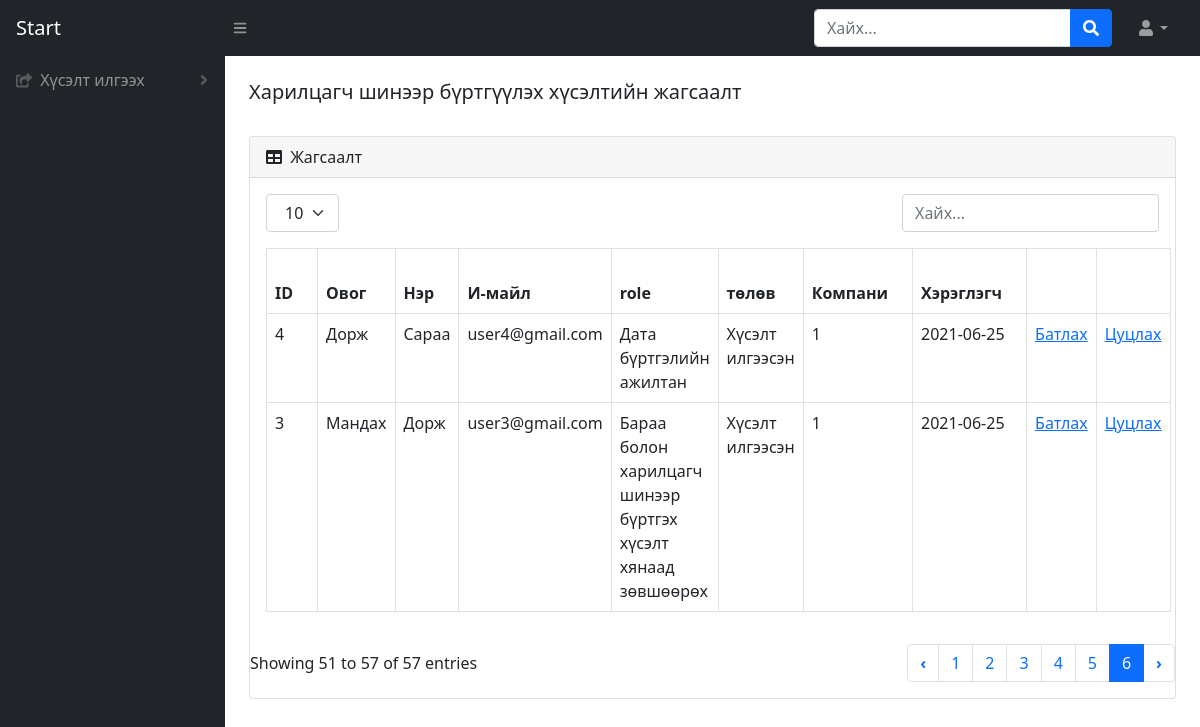
The app's page /reg-list, older data.
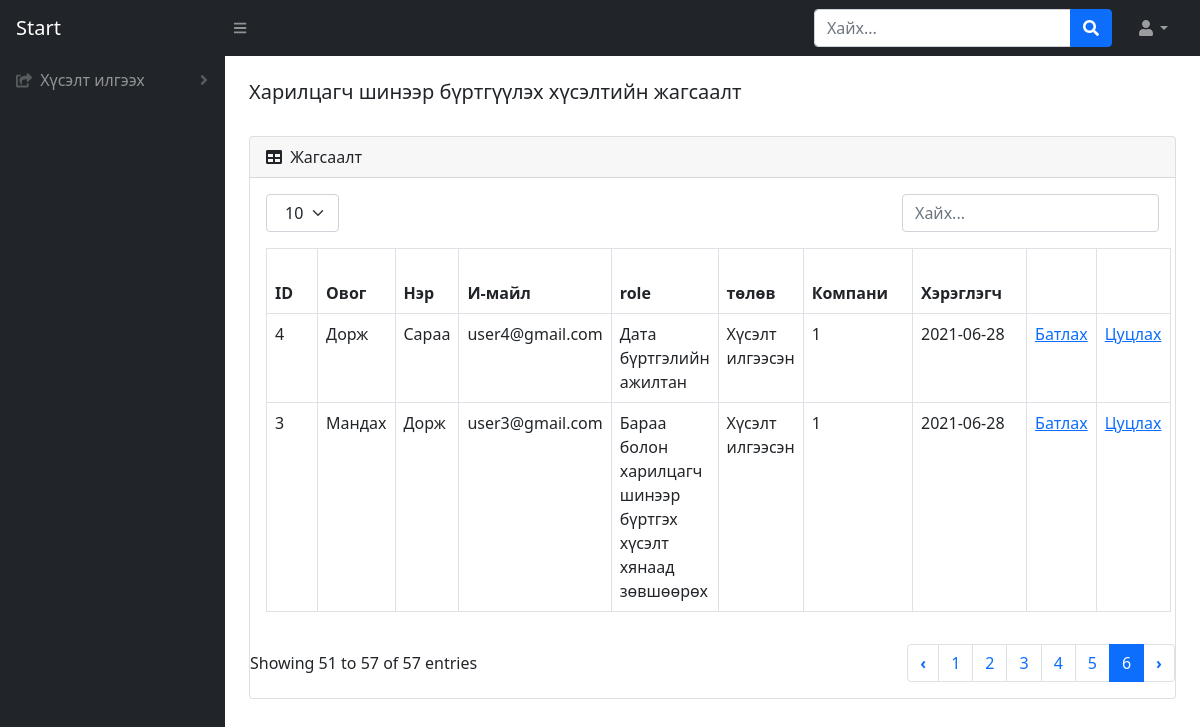
The same page, newer data.
### BMweb/models.py (models this page shows, shortened)
class Hereglegch(models.Model):
    ovog=models.CharField(max_length=300, verbose_name=_("Хэрэглэгчийн овог"))
    ner=models.CharField(max_length=300, verbose_name=_("Хэрэглэгчийн нэр"))
    mail = models.CharField(max_length=300, verbose_name=_("И-мейл хаяг"))
    role = models.ForeignKey(HereglegchRole, on_delete=CASCADE ,verbose_name=_("Эрхийн түвшин"))
    state = models.ForeignKey(HereglegchState, on_delete=CASCADE , verbose_name=_("Хэрэглэгчийн төлөв"))
    company = models.ForeignKey(Company, on_delete=CASCADE , verbose_name=_("Компани"))
    password  = models.CharField(max_length=150, verbose_name=_("Хэрэглэгчийн нууц үг"))
    reg_date = models.DateTimeField(default=datetime.now, verbose_name=_("Нэвтэрсэн огноо"))
    class Meta:
        verbose_name = _("Хэрэглэгч")
        verbose_name_plural = _("Хэрэглэгч")

class HereglegchRole(models.Model):
    levelName = models.CharField(max_length=300, verbose_name=_("Эрхийн түвшин"))
    class Meta:
        verbose_name = _("Эрхийн түвшин")
        verbose_name_plural = _("Эрхийн түвшин")
    def __str__(self):
        return self.levelName

class HereglegchState(models.Model):
    stateName = models.CharField(max_length=300, verbose_name=_("Хэрэглэгчийн төлөв"))
    class Meta:
        verbose_name = _("Хэрэглэгч төлөв")
        verbose_name_plural = _("Хэрэглэгч төлөв")
    def __str__(self):
        return self.stateName

### BMweb/views.py (the view)
# urls.py: path('reg-list', views.hereglegchList,name='reg-list'),
def hereglegchList(request):
    if 'user_id' in request.session:
        h = Hereglegch.objects.get(pk=request.session['user_id'])
        return render(request,'hereglegchList.html', {'user': h })
    h = Hereglegch.objects.filter(state_id = 1).order_by('-reg_date')
    return render(request,'hereglegchList.html',{'HereglegchList': h})

### BMweb/templates/hereglegchList.html (shortened to what this page needs)
{% load static %}
<!DOCTYPE html>
<html lang="en">
    <head>
        <link href="https://cdn.jsdelivr.net/npm/simple-datatables@latest/dist/style.css" rel="stylesheet" />
        <link href="css/styles.css" rel="stylesheet" />
        <link href="{% static 'css/styles.css' %}" rel="stylesheet"/>
    </head>
    <body class="sb-nav-fixed">
        <nav class="sb-topnav navbar navbar-expand navbar-dark bg-dark">
            <a class="navbar-brand ps-3" href="login.html">Start</a>
            <button class="btn btn-link btn-sm order-1 order-lg-0 me-4 me-lg-0" id="sidebarToggle" href="#!"><i class="fas fa-bars"></i></button>
            <form class="d-none d-md-inline-block form-inline ms-auto me-0 me-md-3 my-2 my-md-0">
                <div class="input-group">
                    <input class="form-control" type="text" placeholder="Хайх..." aria-label="Search for..." aria-describedby="btnNavbarSearch" />
                    <button class="btn btn-primary" id="btnNavbarSearch" type="button"><i class="fas fa-search"></i></button>
                </div>
            </form>
            <ul class="navbar-nav ms-auto ms-md-0 me-3 me-lg-4">
                <li class="nav-item dropdown">
                    <a class="nav-link dropdown-toggle" id="navbarDropdown" href="#" role="button" data-bs-toggle="dropdown" aria-expanded="false"><i class="fas fa-user fa-fw"></i></a>
                </li>
            </ul>
        </nav>
        <div id="layoutSidenav">
            <div id="layoutSidenav_nav">
                <nav class="sb-sidenav accordion sb-sidenav-dark" id="sidenavAccordion">
                    <div class="sb-sidenav-menu">
                        <div class="nav">
                            <a class="nav-link collapsed" href="#" data-bs-toggle="collapse" data-bs-target="#collapseLayouts" aria-expanded="false" aria-controls="collapseLayouts">
                                <div class="sb-nav-link-icon"><i class="fas fa-share-square"></i></div>
                                Хүсэлт илгээх
                                <div class="sb-sidenav-collapse-arrow"><i class="fas fa-angle-down"></i></div>
                            </a>
                        </div>
                    </div>
                </nav>
            </div>
            <div id="layoutSidenav_content">
                <main>
                    <div class="container-fluid px-4">
                        <h5 class="mt-4">Харилцагч шинээр бүртгүүлэх хүсэлтийн жагсаалт</h5>
                        <div class="card mb-4">
                            <div class="card-header">
                                <i class="fas fa-table me-1"></i>
                                Жагсаалт
                            </div>
                            <div class="card-body">
                                <div class="dataTable-top">
                                    <div class="dataTable-dropdown">
                                        <label>
                                            <select class="dataTable-selector">
                                                <option value="10" selected="">10</option>
                                            </select>
                                        </label>
                                    </div>
                                    <div class="dataTable-search">
                                        <input class="dataTable-input" placeholder="Хайх..." type="text">
                                    </div>
                                </div>
                                <table id="datatablesSimple" class="dataTable-table">
                                    <thead>
                                        <tr>
                                            <th data-sortable="" class="asc">
                                                <a href="#" class="dataTable-sorter">ID</a>
                                            </th>
                                            <th data-sortable="" class="asc">
                                                <a href="#" class="dataTable-sorter">Овог</a>
                                            </th>
                                            <th data-sortable="" class="asc">
                                                <a href="#" class="dataTable-sorter">Нэр</a>
                                            </th>
                                            <th data-sortable="" class="asc">
                                                <a href="#" class="dataTable-sorter">И-майл</a>
                                            </th>
                                            <th data-sortable="" class="asc">
                                                <a href="#" class="dataTable-sorter"></a>role</a>
                                            </th>
                                            <th data-sortable="" class="asc">
                                                <a href="#" class="dataTable-sorter">төлөв</a>
                                            </th>
                                            <th data-sortable="" class="asc">
                                                <a href="#" class="dataTable-sorter">Компани</a>
                                            </th>
                                            <th data-sortable="" class="asc">
                                                <a href="#" class="dataTable-sorter">Хэрэглэгч</a>
                                            </th>
                                            <th data-sortable="" class="asc">
                                            </th>
                                            <th data-sortable="" class="asc">
                                            </th>
                                        </tr>
                                    </thead>
                                    {% for h in HereglegchList %}
                                        <tr>
                                            <td>{{ h.id }}</td>
                                            <td>{{ h.ovog }}</td>
                                            <td>{{ h.ner }}</td>
                                            <td>{{ h.mail }}</td>
                                            <td>{{ h.role }}</td>
                                            <td>{{ h.state }}</td>
                                            <td>{{ h.state_id }}</td>
                                            <td>{{ h.reg_date | date:"Y-m-d" }}</td>
                                            <td><a href="/change-state/{{h.id}}/2">Батлах</a></td>
                                            <td><a href="/change-state/{{h.id}}/3">Цуцлах</a></td>
                                        </tr>
                                    {% endfor %}
                                    </table>
                            </div>
                            <div class="dataTable-bottom">
                                <div class="dataTable-info">Showing 51 to 57 of 57 entries</div>
                                <nav class="dataTable-pagination">
                                    <ul class="dataTable-pagination-list">
                                        <li class="pager"><a href="#" data-page="5">‹</a></li>
                                        <li class=""><a href="#" data-page="1">1</a></li>
                                        <li class=""><a href="#" data-page="2">2</a></li>
                                        <li class=""><a href="#" data-page="3">3</a></li>
                                        <li class=""><a href="#" data-page="4">4</a></li>
                                        <li class=""><a href="#" data-page="5">5</a></li>
                                        <li class="active"><a href="#" data-page="6">6</a></li>
                                        <li class="pager"><a href="#" data-page="6">›</a></li>
                                    </ul>
                                </nav>
                            </div>
                        </div>
                    </div>
                </main>
            </div>
        </div>
    </body>
</html>

Row changes from the older to the newer data that the page shows:
changed Hereglegch "Сараа": reg_date "2021-06-25" → "2021-06-28"
changed Hereglegch "Мандах": reg_date "2021-06-25" → "2021-06-28"
